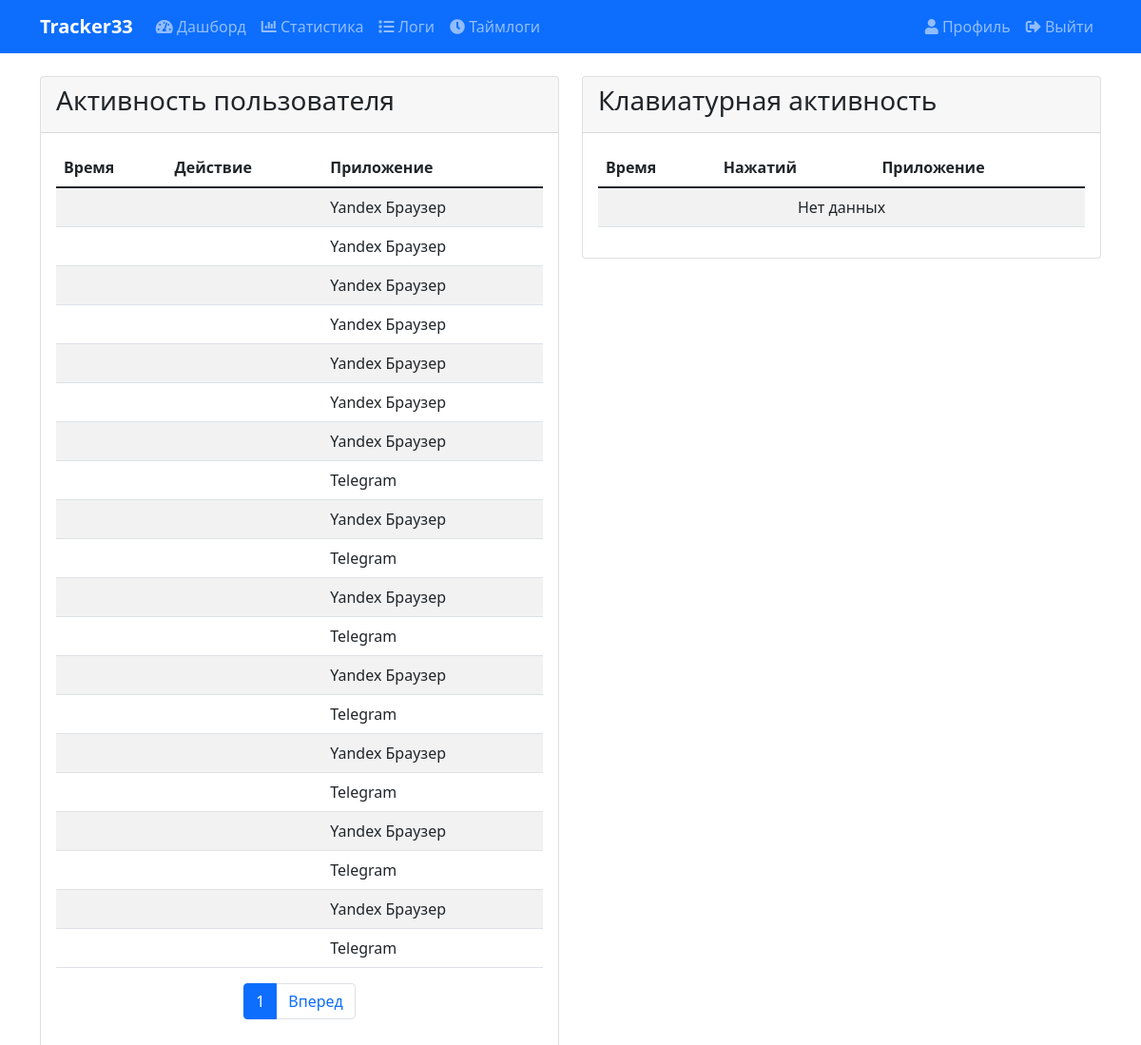
/api/logs/ (signed in), run on the app's committed database.
### tracking/models.py (models this page shows, shortened)
class UserActivity(models.Model):
    user = models.ForeignKey(CustomUser, on_delete=models.CASCADE, verbose_name='Пользователь')
    application = models.ForeignKey(Application, on_delete=models.CASCADE, verbose_name='Приложение')
    start_time = models.DateTimeField(verbose_name='Время начала')
    end_time = models.DateTimeField(verbose_name='Время окончания')
    duration = models.DurationField(verbose_name='Длительность', null=True, blank=True)
    keyboard_presses = models.IntegerField(default=0, verbose_name='Количество нажатий клавиш')
    class Meta:
        verbose_name = 'Активность пользователя'
        verbose_name_plural = 'Активности пользователей'
        indexes = [
            models.Index(fields=['user', 'start_time']),
            models.Index(fields=['user', 'end_time']),
            models.Index(fields=['application', 'start_time']),
            models.Index(fields=['application', 'end_time']),
        ]

class Application(models.Model):
    user = models.ForeignKey(CustomUser, on_delete=models.CASCADE, related_name='tracked_apps', null=True, blank=True)
    name = models.CharField(max_length=255, verbose_name='Название приложения')
    process_name = models.CharField(max_length=255, verbose_name='Имя процесса')
    is_active = models.BooleanField(default=True, verbose_name='Активно')
    is_productive = models.BooleanField(default=False, verbose_name='Полезное приложение')
    created_at = models.DateTimeField(default=timezone.now)
    updated_at = models.DateTimeField(auto_now=True)
    class Meta:
        verbose_name = 'Приложение'
        verbose_name_plural = 'Приложения'
        unique_together = ('user', 'process_name')
        ordering = ['name']
        indexes = [
            models.Index(fields=['user', 'is_active']),
            models.Index(fields=['user', 'is_productive']),
            models.Index(fields=['process_name']),
        ]

### tracking/views.py (the view)
# urls.py: path('logs/', LogsView.as_view(), name='logs'),
class LogsView(LoginRequiredMixin, ListView):
    template_name = 'logs.html'
    model = UserActivity
    context_object_name = 'activities'
    paginate_by = 20
    def get_queryset(self):
        return UserActivity.objects.filter(
            user=self.request.user
        ).order_by('-start_time')
    def get_context_data(self, **kwargs):
        context = super().get_context_data(**kwargs)
        context['keyboard_activities'] = KeyboardActivity.objects.filter(
            user=self.request.user
        ).order_by('-timestamp')[:20]
        return context

### tracking/logging.py (called while the page is built)
    @staticmethod
    def log_view_performance(view_name, response_time, status_code):
        log_data = {
            'timestamp': datetime.now().isoformat(),
            'view_name': view_name,
            'response_time': response_time,
            'status_code': status_code
        }
        performance_logger.info(json.dumps(log_data))

### templates/logs.html (shortened to what this page needs)
{% extends 'base.html' %}
{% block content %}
<div class="row">
    <div class="col-md-6">
        <div class="card">
            <div class="card-header">
                <h3 class="card-title">Активность пользователя</h3>
            </div>
            <div class="card-body">
                <div class="table-responsive">
                    <table class="table table-striped">
                        <thead>
                            <tr>
                                <th>Время</th>
                                <th>Действие</th>
                                <th>Приложение</th>
                            </tr>
                        </thead>
                        <tbody>
                            {% for activity in activities %}
                            <tr>
                                <td>{{ activity.timestamp|date:"Y-m-d H:i:s" }}</td>
                                <td>{{ activity.get_action_display }}</td>
                                <td>{{ activity.application.name }}</td>
                            </tr>
                            {% empty %}
                            <tr>
                                <td colspan="3" class="text-center">Нет данных</td>
                            </tr>
                            {% endfor %}
                        </tbody>
                    </table>
                </div>
                {% if is_paginated %}
                <nav aria-label="Page navigation">
                    <ul class="pagination justify-content-center">
                        <li class="page-item active">
                            <span class="page-link">{{ page_obj.number }}</span>
                        </li>
                        {% if page_obj.has_next %}
                        <li class="page-item">
                            <a class="page-link" href="?page={{ page_obj.next_page_number }}">Вперед</a>
                        </li>
                        {% endif %}
                    </ul>
                </nav>
                {% endif %}
            </div>
        </div>
    </div>
    <div class="col-md-6">
        <div class="card">
            <div class="card-header">
                <h3 class="card-title">Клавиатурная активность</h3>
            </div>
            <div class="card-body">
                <div class="table-responsive">
                    <table class="table table-striped">
                        <thead>
                            <tr>
                                <th>Время</th>
                                <th>Нажатий</th>
                                <th>Приложение</th>
                            </tr>
                        </thead>
                        <tbody>
                            {% for activity in keyboard_activities %}
                            <tr>
                                <td>{{ activity.timestamp|date:"Y-m-d H:i:s" }}</td>
                                <td>{{ activity.keystrokes }}</td>
                                <td>{{ activity.application.name }}</td>
                            </tr>
                            {% empty %}
                            <tr>
                                <td colspan="3" class="text-center">Нет данных</td>
                            </tr>
                            {% endfor %}
                        </tbody>
                    </table>
                </div>
            </div>
        </div>
    </div>
</div>
{% endblock %}

### templates/base.html (style rules this page uses)
.card { transition: transform 0.2s; }

### data on the page
UserActivity: application.name "Yandex Браузер"
UserActivity: application.name "Yandex Браузер"
UserActivity: application.name "Yandex Браузер"
UserActivity: application.name "Yandex Браузер"
UserActivity: application.name "Yandex Браузер"
UserActivity: application.name "Yandex Браузер"
UserActivity: application.name "Yandex Браузер"
UserActivity: application.name "Telegram"
UserActivity: application.name "Yandex Браузер"
UserActivity: application.name "Telegram"
UserActivity: application.name "Yandex Браузер"
UserActivity: application.name "Telegram"
UserActivity: application.name "Yandex Браузер"
UserActivity: application.name "Telegram"
UserActivity: application.name "Yandex Браузер"
UserActivity: application.name "Telegram"
UserActivity: application.name "Yandex Браузер"
UserActivity: application.name "Telegram"
UserActivity: application.name "Yandex Браузер"
UserActivity: application.name "Telegram"

### other printed values
{{ page_obj.number }} "1"
